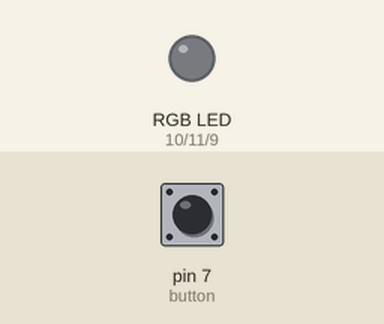
The sketch below on a simulated Arduino Uno, built with avr-gcc and run on an emulated ATmega328P. Parts: an RGB LED mixed from three pins (HIGH = lit). The inputs (shaded band) are chosen by the test bench; at power-on: pin 7 (button) LOW. Dim RGB values are drawn brighter than linear.

Above: at 1.2 s.
1.3 s: pin 7 (button) pulled HIGH for 1 s
At 1.7 s:
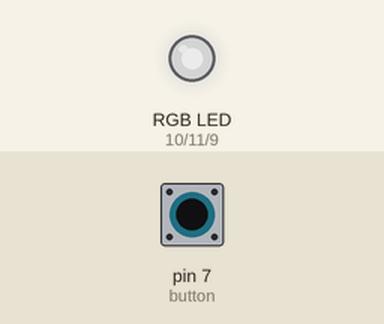
At 2.7 s:
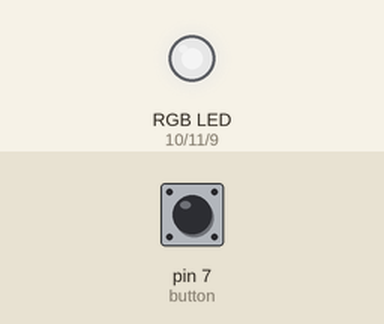
3.8 s: pin 7 (button) pulled HIGH for 0.15 s
At 4.1 s:
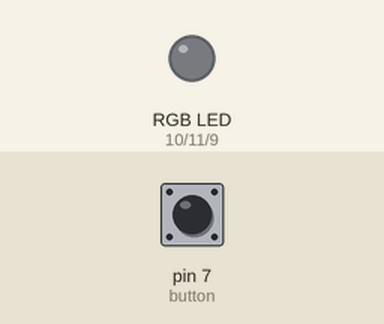
5.4 s: pin 7 (button) pulled HIGH for 3.2 s
Timing chart, 0 to 10.1 s (numbered marks = the images above; inputs shaded):
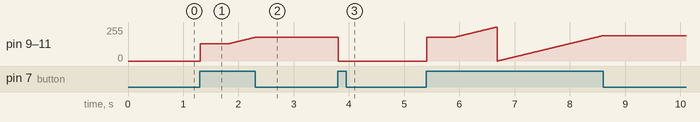

Measured:
- after the input at 1.3 s, pin 9 (led_blue), pin 10 (led_red), pin 11 (led_green): moves from 0/255 to 178/255 over 0.99 s, starting at once
- after the input at 3.8 s, pin 9 (led_blue), pin 10 (led_red), pin 11 (led_green): 178/255 → 0/255 at once

The sketch:

PushButton_LED.ino
```cpp
const int led_blue = 9;
const int led_red = 10;
const int led_green = 11;
const int button = 7;
int i = 0;
int val = 0;
int old_val = 0;
int state = 0;

int brightness = 128;
unsigned long startTime = 0;

void setup(){
  pinMode(led_blue, OUTPUT);
  pinMode(led_red, OUTPUT);
  pinMode(led_green, OUTPUT);
  pinMode(button, INPUT);
}

void loop(){
  val = digitalRead(button);
  if ((val == HIGH) && (old_val == LOW)){
    state = 1 - state;
    startTime = millis();
    delay(10);
  }
  if ((val == HIGH) && (old_val == HIGH)){
    if (state == 1 && (millis() - startTime) > 500){
      brightness++;
      delay(10);
      if (brightness > 255){
        brightness = 0;
      }
    }
  }

  old_val = val;

  if (state == 1){
    analogWrite(led_blue, brightness);
    analogWrite(led_red, brightness);
    analogWrite(led_green, brightness);
  } else {
    analogWrite(led_blue, 0);
    analogWrite(led_red, 0);
    analogWrite(led_green, 0);
  }
}
```
